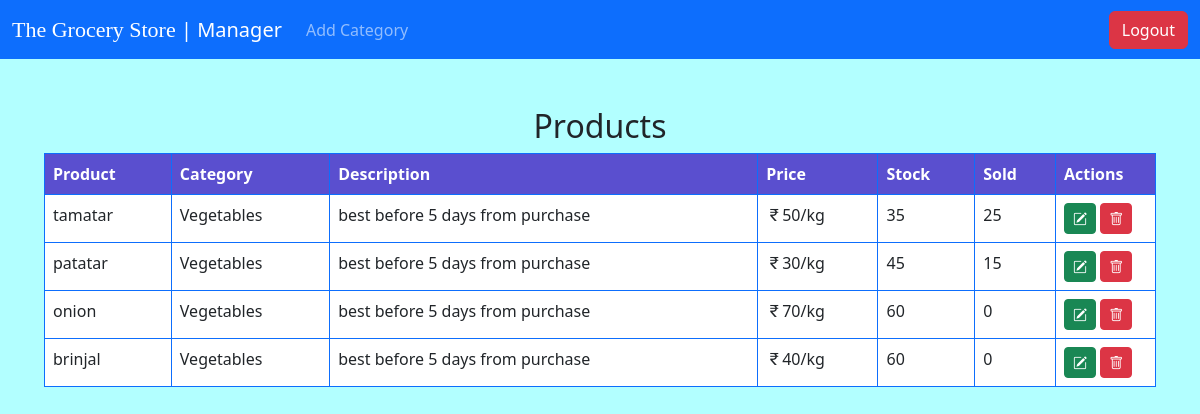
Page /products/1 (signed in) on the committed database.
### applications/model.py (models this page shows, shortened)
class Product(DB.Model):
    p_id = DB.Column(DB.Integer(), primary_key=True)
    name = DB.Column(DB.String(50), nullable=False)
    rate = DB.Column(DB.Integer(), nullable=False)
    stock = DB.Column(DB.Integer(), nullable=False)
    sold = DB.Column(DB.Integer(), nullable=False, default=0)
    unit = DB.Column(DB.String(), nullable=False)
    description = DB.Column(DB.String(100))
    category = DB.Column(DB.String(50), nullable=False)
    c_id = DB.Column(DB.Integer(), DB.ForeignKey('section.c_id'), nullable=False)
    carts = relationship('Cart', backref='product',
                         lazy=True, cascade="all, delete-orphan")

### applications/admin.py (the view)
@app.route('/products/<int:c_id>', methods = ['GET', 'POST'])
def products(c_id):
    if 'a_id' in session:
        if request.method == 'GET':
            category = Section.query.filter_by(c_id = c_id).first()
            if category:
                products = Product.query.filter_by(c_id = category.c_id).all()
                return render_template('products.html', products = products)
            else:
                flash('Category not found!')
                return redirect(url_for('admin'))
    flash('Admin login required!')
    return redirect(url_for('alogin'))

### templates/products.html
{% extends 'base2.html' %}
{% block content %}
<div class="content">
<div class="container mt-5">
    <h2 class="text-center">Products</h2>
    <table class="table table-bordered border-primary">
        <thead>
            <tr>
                <th style="background: #5A4FCF; color: white;">Product</th>
                <th style="background: #5A4FCF; color: white;">Category</th>
                <th style="background: #5A4FCF; color: white;">Description</th>
                <th style="background: #5A4FCF; color: white;">Price</th>
                <th style="background: #5A4FCF; color: white;">Stock</th>
                <th style="background: #5A4FCF; color: white;">Sold</th>
                <th style="background: #5A4FCF; color: white;">Actions</th>
            </tr>
        </thead>
        <tbody>
            {% for product in products %}
                <tr>
                    <td>{{ product.name }}</td>
                    <td>{{ product.category }}</td>
                    <td>{{ product.description }}</td>
                    <td><i class="bi bi-currency-rupee"></i>{{ product.rate }}{{ product.unit }} </td>
                    <td>{{ product.stock - product.sold }}</td>
                    <td>{{ product.sold }}</td>
                    <td style="width: 100px;">
                        <a href="/update_product/{{product.p_id}}">
                            <button type="button" class="btn btn-success btn-sm"><i class="bi bi-pencil-square"></i></button></a>
                        <a href="/delete_product/{{product.p_id}}">
                            <button type="button" class="btn btn-danger btn-sm"><i class="bi bi-trash"></i></button></a>
                    </td>
                </tr>
            {% endfor %}
        </tbody>
    </table>
</div>
</div>
{% endblock %}

### static/style.css (style rules this page uses)
body { overflow: hidden; background: #B2FFFF; }
.content { padding-left: 32px; padding-right: 32px; padding-bottom: 100px; min-height: 100vh; max-height: 100vh; overflow: auto; display: flex; flex-wrap: wrap; }

### rows in the picture
Product: name "tamatar", category "Vegetables", description "best before 5 days from purchase", rate "50", unit "/kg", product.stock-product.sold "35", sold "25"
Product: name "patatar", category "Vegetables", description "best before 5 days from purchase", rate "30", unit "/kg", product.stock-product.sold "45", sold "15"
Product: name "onion", category "Vegetables", description "best before 5 days from purchase", rate "70", unit "/kg", product.stock-product.sold "60", sold "0"
Product: name "brinjal", category "Vegetables", description "best before 5 days from purchase", rate "40", unit "/kg", product.stock-product.sold "60", sold "0"
